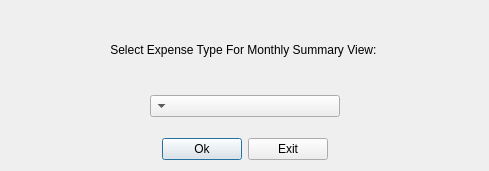
<?xml version="1.0" encoding="UTF-8"?>
<ui version="4.0">
 <class>ExpenseTypeSelectDialog</class>
 <widget class="QDialog" name="ExpenseTypeSelectDialog">
  <property name="windowModality">
   <enum>Qt::ApplicationModal</enum>
  </property>
  <property name="geometry">
   <rect>
    <x>0</x>
    <y>0</y>
    <width>489</width>
    <height>171</height>
   </rect>
  </property>
  <property name="windowTitle">
   <string>Expense Type Select</string>
  </property>
  <property name="modal">
   <bool>true</bool>
  </property>
  <layout class="QVBoxLayout" name="verticalLayout">
   <item>
    <spacer name="verticalSpacer_2">
     <property name="orientation">
      <enum>Qt::Vertical</enum>
     </property>
     <property name="sizeType">
      <enum>QSizePolicy::Fixed</enum>
     </property>
     <property name="sizeHint" stdset="0">
      <size>
       <width>20</width>
       <height>15</height>
      </size>
     </property>
    </spacer>
   </item>
   <item>
    <layout class="QHBoxLayout" name="horizontalLayout_2">
     <item>
      <spacer name="horizontalSpacer_3">
       <property name="orientation">
        <enum>Qt::Horizontal</enum>
       </property>
       <property name="sizeHint" stdset="0">
        <size>
         <width>40</width>
         <height>20</height>
        </size>
       </property>
      </spacer>
     </item>
     <item>
      <widget class="QLabel" name="labelExpenseTypes">
       <property name="text">
        <string>Select Expense Type For Monthly Summary View: </string>
       </property>
       <property name="alignment">
        <set>Qt::AlignCenter</set>
       </property>
      </widget>
     </item>
     <item>
      <spacer name="horizontalSpacer_4">
       <property name="orientation">
        <enum>Qt::Horizontal</enum>
       </property>
       <property name="sizeHint" stdset="0">
        <size>
         <width>40</width>
         <height>20</height>
        </size>
       </property>
      </spacer>
     </item>
    </layout>
   </item>
   <item>
    <spacer name="verticalSpacer_3">
     <property name="orientation">
      <enum>Qt::Vertical</enum>
     </property>
     <property name="sizeType">
      <enum>QSizePolicy::Fixed</enum>
     </property>
     <property name="sizeHint" stdset="0">
      <size>
       <width>20</width>
       <height>15</height>
      </size>
     </property>
    </spacer>
   </item>
   <item>
    <layout class="QHBoxLayout" name="horizontalLayout_3">
     <item>
      <spacer name="horizontalSpacer_5">
       <property name="orientation">
        <enum>Qt::Horizontal</enum>
       </property>
       <property name="sizeHint" stdset="0">
        <size>
         <width>40</width>
         <height>20</height>
        </size>
       </property>
      </spacer>
     </item>
     <item>
      <widget class="QComboBox" name="comboBoxExpenseType">
       <property name="minimumSize">
        <size>
         <width>100</width>
         <height>0</height>
        </size>
       </property>
       <property name="layoutDirection">
        <enum>Qt::RightToLeft</enum>
       </property>
       <property name="currentText">
        <string/>
       </property>
       <property name="sizeAdjustPolicy">
        <enum>QComboBox::AdjustToContents</enum>
       </property>
       <property name="minimumContentsLength">
        <number>20</number>
       </property>
      </widget>
     </item>
     <item>
      <spacer name="horizontalSpacer_6">
       <property name="orientation">
        <enum>Qt::Horizontal</enum>
       </property>
       <property name="sizeHint" stdset="0">
        <size>
         <width>40</width>
         <height>20</height>
        </size>
       </property>
      </spacer>
     </item>
    </layout>
   </item>
   <item>
    <spacer name="verticalSpacer">
     <property name="orientation">
      <enum>Qt::Vertical</enum>
     </property>
     <property name="sizeType">
      <enum>QSizePolicy::Fixed</enum>
     </property>
     <property name="sizeHint" stdset="0">
      <size>
       <width>20</width>
       <height>15</height>
      </size>
     </property>
    </spacer>
   </item>
   <item>
    <layout class="QHBoxLayout" name="horizontalLayout">
     <item>
      <spacer name="horizontalSpacer">
       <property name="orientation">
        <enum>Qt::Horizontal</enum>
       </property>
       <property name="sizeHint" stdset="0">
        <size>
         <width>40</width>
         <height>20</height>
        </size>
       </property>
      </spacer>
     </item>
     <item>
      <widget class="QPushButton" name="pushButtonOk">
       <property name="text">
        <string>Ok</string>
       </property>
      </widget>
     </item>
     <item>
      <widget class="QPushButton" name="pushButtonExit">
       <property name="text">
        <string>Exit</string>
       </property>
      </widget>
     </item>
     <item>
      <spacer name="horizontalSpacer_2">
       <property name="orientation">
        <enum>Qt::Horizontal</enum>
       </property>
       <property name="sizeHint" stdset="0">
        <size>
         <width>40</width>
         <height>20</height>
        </size>
       </property>
      </spacer>
     </item>
    </layout>
   </item>
  </layout>
 </widget>
 <resources/>
 <connections/>
</ui>
